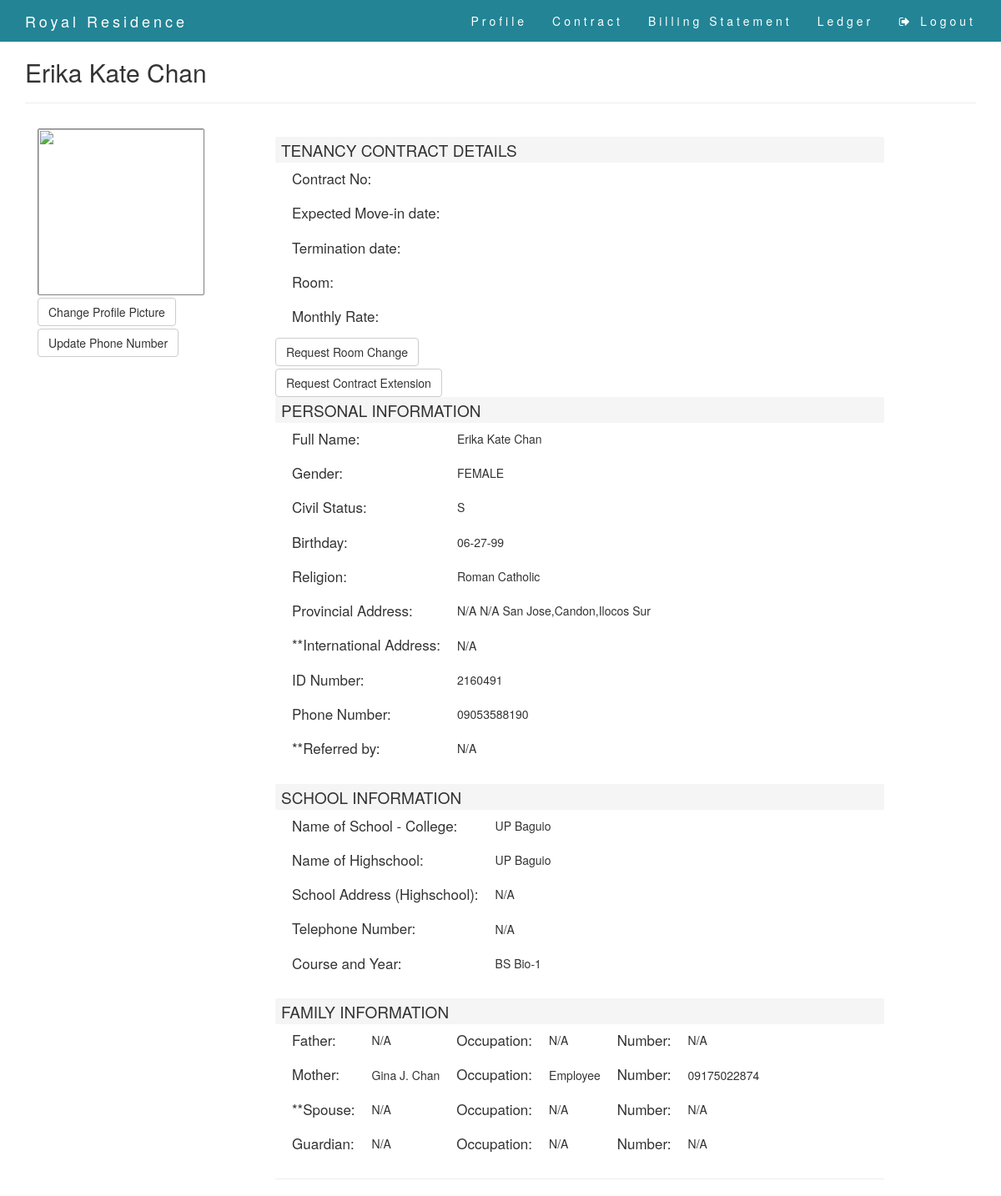
The page /Frontend/profile.php (signed in) on the database its author committed.
### tables this page shows
CREATE TABLE IF NOT EXISTS `tenant` (
  `tenantId` varchar(15) NOT NULL,
  `lastName` varchar(100) NOT NULL,
  `firstName` varchar(100) NOT NULL,
  `middleName` varchar(100) NOT NULL,
  `email_add` varchar(25) NOT NULL,
  `birthday` date NOT NULL,
  `gender` enum('MALE','FEMALE') NOT NULL,
  `civilStatus` varchar(100) NOT NULL,
  `nationality` varchar(100) NOT NULL,
  `religion` varchar(100) NOT NULL,
  `houseNo` varchar(100) NOT NULL,
  `street` varchar(100) NOT NULL,
  `barangay` varchar(100) NOT NULL,
  `municipality` varchar(100) NOT NULL,
  `province` varchar(100) NOT NULL,
  `intAddress` varchar(100) NOT NULL,
  `idNo` varchar(100) NOT NULL,
  `passportNo` varchar(100) NOT NULL,
  `phoneNo` varchar(100) NOT NULL,
  `referredBy` varchar(100) NOT NULL,
  `nameOfSchool` varchar(100) NOT NULL,
  `nameOfHighSchool` varchar(100) NOT NULL,
  `schoolAddress` varchar(100) NOT NULL,
  `telNo` varchar(100) NOT NULL,
  `courseAndYear` varchar(100) NOT NULL,
  `nameOfComp` varchar(100) NOT NULL,
  `compAdd` varchar(100) NOT NULL,
  `occupation` varchar(100) NOT NULL,
  `natureOfBusiness` varchar(100) NOT NULL,
  `compTelNo` varchar(100) NOT NULL,
  `spouse` varchar(100) NOT NULL,
  `father` varchar(100) NOT NULL,
  `mother` varchar(100) NOT NULL,
  `guardian` varchar(100) NOT NULL,
  `spouseOcc` varchar(100) NOT NULL,
  `spousePhoneNo` varchar(100) NOT NULL,
  `fatherOcc` varchar(100) NOT NULL,
  `fatherPhoneNo` varchar(100) NOT NULL,
  `motherOcc` varchar(100) NOT NULL,
  `motherPhoneNo` varchar(100) NOT NULL,
  `guardianOcc` varchar(100) NOT NULL,
  `guardianPhoneNo` varchar(100) NOT NULL,
  `healthRemarks` varchar(150) NOT NULL,
  `reservationCode` varchar(100) NOT NULL,
  `password` text NOT NULL,
  `roomRequest` enum('True','False') NOT NULL,
  `contractRequest` enum('True','False') NOT NULL,
  `picturePath` text NOT NULL,
  `room` varchar(6) NOT NULL,
  `occupancyType` enum('Solo','Bedspace') NOT NULL,
  PRIMARY KEY (`tenantId`)
);

### Frontend/session.php (called while the page is built, shortened)
<?php
$dbc = mysqli_connect("localhost", "root", "", "royaldb");
$username= $_SESSION['login_user'];
$printUser = mysqli_query($dbc, "SELECT * FROM tenant where tenantId='$username'");
$userDetails = mysqli_fetch_assoc($printUser);
$printFirstname= $userDetails['firstName'];
$printLastname = $userDetails['lastName'];
$printGender =  $userDetails['gender'];
$printCivil = $userDetails['civilStatus'];
$printBirthday = $userDetails['birthday'];
$houseNo = $userDetails['houseNo'];
$street = $userDetails['street'];
$barangay = $userDetails['barangay'];
$municipality = $userDetails['municipality'];
$province = $userDetails['province'];
$printIntAddress = $userDetails['intAddress'];
$printIdNO = $userDetails['idNo'];
$printPhoneNo = $userDetails['phoneNo'];
$printReferredby = $userDetails['referredBy'];
$printCollege = $userDetails['nameOfSchool'];
$printHighSchool = $userDetails['nameOfSchool'];
$printSchoolAddress = $userDetails['schoolAddress'];
$printTelNo = $userDetails['telNo'];
$printReligion = $userDetails['religion'];
$printCourseAndYear= $userDetails['courseAndYear'];
$printSpouseName = $userDetails['spouse'];
$printSpouseOcc = $userDetails['spouseOcc'];
$printSpousePhone = $userDetails['spousePhoneNo'];
$printFatherName = $userDetails['father'];
$printFatherOcc = $userDetails['fatherOcc'];
$printFatherPhone = $userDetails['fatherPhoneNo'];
$printMotherName = $userDetails['mother'];
$printMotherOcc = $userDetails['motherOcc'];
$printMotherPhone = $userDetails['motherPhoneNo'];
$printGuardianName = $userDetails['guardian'];
$printGuardianOcc = $userDetails['guardianOcc'];
$printGuardianPhone = $userDetails['guardianPhoneNo'];
?>

### Frontend/profile.php (the view, shortened to what this page needs)
<?php
include('session.php');
?>
<!DOCTYPE html>
<html lang="en">
<head>
    <link href="css2/css/bootstrap.min.css" rel="stylesheet">
    <link href="css2/css/modern-business.css" rel="stylesheet">
    <link href="font-awesome/css/font-awesome.min.css" rel="stylesheet" type="text/css">
</head>
<body id="myPage" data-spy="scroll" data-target=".navbar" data-offset="60">
    <nav class="navbar navbar-default navbar-fixed-top" role="navigation">
        <div class="container">
            <div class="navbar-header">
                <a class="navbar-brand" href="profile.php">Royal Residence</a>
            </div>
          <div class="collapse navbar-collapse" id="bs-example-navbar-collapse-1">
                <ul class="nav navbar-nav navbar-right">
								<li><a href="profile.php">Profile</a></li>
								<li><a href="contract.php">Contract</a></li>
								<li><a href="billStatement.php">Billing Statement</a></li>
								<li><a href="ledger.php">Ledger</a></li>
								<li> <a href="logout.php"><i class="fa fa-sign-out fa-fw"></i> Logout</a></li>
				 </ul>
        </div>
    </nav>
    <div class="container">
	<h2> <?php echo $printFirstname . " " . $printLastname ?></h2>
	<hr>
	<div class="col-lg-3">
			<img src="css/prof.jpg" id="tenant" alt="">
        <div class="margup">
			<button type="button" class="btn btn-default" name = "uploadPic" id = "uploadPic">Change Profile Picture</button>
		</div>
		<div class="margup">
			<button type="button" class="btn btn-default">Update Phone Number</button>
		</div>
     </div>
	 <br>
	 <div class="col-lg-8">
	 		<div class ="subtitle">TENANCY CONTRACT DETAILS</div>
			<table>
			 <tbody>
				 <tr>
				 <td><p class="ptitle">	Contract No:</p></td>
				 <td><p class="pmargL"><?php echo $printContractNo ?></p></td>
				 </tr>
				 <tr>
				 <td><p class="ptitle"> Expected Move-in date:</p></td>
				 <td><p class="pmargL"><?php echo $printMoveinDate ?></p></td>
				 </tr>
				 <tr>
				 <td><p class="ptitle"> Termination date:</p></td>
				 <td><p class="pmargL"><?php echo $printTerminationDate?></p></td>
				 </tr>
				 <tr>
				 <td><p class="ptitle">Room:</p></td>
				 <td><p class="pmargL"><?php echo $printRoom ?></p></td>
				 </tr>
				 <tr>
				 <td><p class="ptitle">Monthly Rate:</p></td>
				 <td><p class="pmargL"><?php echo $printMonthlyRate ?></p></td>
				 </tr>
			 </tbody>
			</table>
			 <form>
				<div class="margup">
					<button type="button" class="btn btn-default" name = "uploadPic" id = "uploadPic">Request Room Change</button>
				</div>
				<div class="margup">
					<button type="button" class="btn btn-default">Request Contract Extension</button>
				</div>
			</form>
		<div class ="subtitle">PERSONAL INFORMATION</div>
			<table>
			 <tbody>
				 <tr>
				 <td><p class="ptitle">Full Name:</p></td>
				 <td><p class="pmargL"><?php echo $printFirstname . " " . $printLastname ?></p></td>
				 </tr>
				 <tr>
				 <td><p class="ptitle">Gender:</p></td>
				 <td><p class="pmargL"><?php echo $printGender ?></p></td>
				 </tr>
				 <tr>
				 <td><p class="ptitle">Civil Status:</p></td>
				 <td><p class="pmargL"><?php echo $printCivil ?></p></td>
				 </tr>
				 <tr>
				 <td><p class="ptitle">Birthday:</p></td>
				 <td><p class="pmargL"><?php
				 					$newvalue = date('m-d-y', strtotime($printBirthday));
				 					echo $newvalue ?></p></td>
				 </tr>
				 <tr>
				 <td><p class="ptitle">Religion:</p></td>
				 <td><p class="pmargL"><?php echo $printReligion ?></p></td>
				 </tr>
				 <tr>
				 <td><p class="ptitle">Provincial Address:</p></td>
				 <td><p class="pmargL"><?php echo $houseNo . " ".  $street . " " . $barangay . ",". $municipality . "," . $province ?></p></td>
				 </tr>
				 <tr>
				 <td><p class="ptitle">**International Address:</p></td>
				 <td><p class="pmargL"> <?php echo $printIntAddress ?></p></td>
				 </tr>
				 <tr>
				 <td><p class="ptitle">ID Number:</p></td>
				 <td><p class="pmargL"><?php echo $printIdNO ?></p></td>
				 </tr>
				 <tr>
				 <td><p class="ptitle">Phone Number:</p></td>
				 <td><p class="pmargL"><?php echo $printPhoneNo  ?></p></td>
				 </tr>
				 <tr>
				 <td><p class="ptitle">**Referred by:</p></td>
				 <td><p class="pmargL"><?php echo $printReferredby ?></p></td>
				 </tr>
			 </tbody>
			</table>
		<br><div class ="subtitle">SCHOOL INFORMATION</div>
			<table>
			  <tbody>
				 <tr>
				 <td><p class="ptitle">Name of School - College:</p></td>
				 <td><p class="pmargL"><?php echo $printCollege ?></p></td>
				 </tr>
				 <tr>
				 <td><p class="ptitle">Name of Highschool:</p></td>
				 <td><p class="pmargL"><?php echo $printHighSchool ?></p></td>
				 </tr>
				 <tr>
				 <td><p class="ptitle">School Address (Highschool):</p></td>
				 <td><p class="pmargL"><?php echo $printSchoolAddress?></p></td>
				 </tr>
				 <tr>
				 <td><p class="ptitle">Telephone Number:</p></td>
				 <td><p class="pmargL"><?php echo $printTelNo ?></p></td>
				 </tr>
				 <tr>
				 <td><p class="ptitle">Course and Year:</p></td>
				 <td><p class="pmargL"><?php echo $printCourseAndYear ?></p></td>
				 </tr>
				</tbody>
			</table>
		<br><div class ="subtitle">FAMILY INFORMATION</div>
			<table>
			  <tbody>
			    <tr>
				 <td><p class="ptitle">Father:</p></td>
				 <td><p class="pmargL"><?php echo $printFatherName ?></p></td>
				 <td><p class="ptitle">Occupation:</p></td>
				 <td><p class="pmargL"><?php echo $printFatherOcc  ?></p></td>
				 <td><p class="ptitle">Number:</p></td>
				 <td><p class="pmargL"><?php echo $printFatherPhone  ?></p></td>
				</tr>
				<tr>
				 <td><p class="ptitle">Mother:</p></td>
				 <td><p class="pmargL"><?php echo $printMotherName  ?></p></td>
				 <td><p class="ptitle">Occupation:</p></td>
				 <td><p class="pmargL"><?php echo $printMotherOcc ?></p></td>
				 <td><p class="ptitle">Number:</p></td>
				 <td><p class="pmargL"><?php echo $printMotherPhone ?></p></td>
				</tr>
				<tr>
				 <td><p class="ptitle">**Spouse:</p></td>
				 <td><p class="pmargL"><?php echo $printSpouseName?></p></td>
				 <td><p class="ptitle">Occupation:</p></td>
				 <td><p class="pmargL"><?php echo $printSpouseOcc ?></p></td>
				 <td><p class="ptitle">Number:</p></td>
				 <td><p class="pmargL"><?php echo $printSpousePhone ?></p></td>
				</tr>
				<tr>
				 <td><p class="ptitle">Guardian:</p></td>
				 <td><p class="pmargL"><?php echo $printGuardianName ?></p></td>
				 <td><p class="ptitle">Occupation:</p></td>
				 <td><p class="pmargL"><?php echo $printGuardianOcc?></p></td>
				 <td><p class="ptitle">Number:</p></td>
				 <td><p class="pmargL"><?php echo $printGuardianPhone ?></p></td>
				</tr>
			  </tbody>
	 </div>
	</div>
	<hr>
</body>
</html>

### Frontend/css2/css/modern-business.css (style rules this page uses)
html, body { height: 100%; }
body { padding-top: 50px; }
.navbar { margin-bottom: 0; background-color: rgba(27, 127, 145, 0.96); z-index: 9999; border: 0; font-size: 14px !important; line-height: 1.42857143 !important; letter-spacing: 4px; border-radius: 0; }
.navbar li a, .navbar .navbar-brand { color: #ffffff !important; }
img#tenant { height:200px;width:200px; margin-top:10px;border:solid;border-color:gray;border-width:1px; border-radius:2px; }
.ptitle { text-decoration: bold; font-size: 17px; margin-left:20px; margin-top:7px; }
.pmargL { margin-left:20px; margin-top:7px; }
.subtitle { font-size: 19px; text-decoration: bold; background-color: #f5f5f5; padding: 2px 0 2px 7px; border-radius:2px; }
.margup { margin-top:3px; }

### rows shown on the page
tenant: firstName "Erika Kate", lastName "Chan", gender "FEMALE", civilStatus "S", birthday "06-27-99", religion "Roman Catholic", houseNo "N/A", street "N/A", barangay "San Jose", municipality "Candon", province "Ilocos Sur", intAddress "N/A", idNo "2160491", phoneNo "09053588190", referredBy "N/A", nameOfSchool "UP Baguio", schoolAddress "N/A", telNo "N/A", courseAndYear "BS Bio-1", father "N/A", fatherOcc "N/A", fatherPhoneNo "N/A", mother "Gina J. Chan", motherOcc "Employee", motherPhoneNo "09175022874", spouse "N/A", spouseOcc "N/A", spousePhoneNo "N/A", guardian "N/A", guardianOcc "N/A", guardianPhoneNo "N/A"
